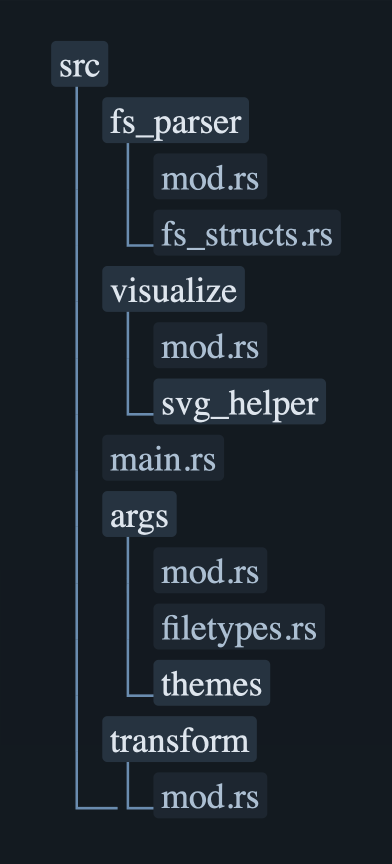
#> input picture scripts/glimmr.png, 783 x 1728 px (shown at 1/2 size); its folder holds only this picture in this run
$ python convert_screenshots.py
#> lines starting #> are read from the running program, lines starting #| are printed output that depends on the picture
#!/usr/bin/env -S uv run
# /// script
# requires-python = ">=3.11"
# dependencies = ["pillow"]
# ///
"""
Convert PNGs in the same directory to 16:9 WebP at max 720p.
Pads to 16:9 with a black background, downscales if needed.
Outputs to ../public/screenshots/
"""

from pathlib import Path
from PIL import Image

TARGET_W, TARGET_H = 1280, 720
QUALITY = 85

script_dir = Path(__file__).parent
out_dir = script_dir.parent / "public" / "screenshots"
out_dir.mkdir(parents=True, exist_ok=True)

pngs = list(script_dir.glob("*.png"))
if not pngs:
    print("No PNG files found.")

for src in pngs:
    img = Image.open(src).convert("RGB")
#> img is the input picture: PIL image 783x1728 RGB; mean R, G, B 28.8, 37, 44.8
    w, h = img.size
#> w = 783; h = 1728

    # Determine canvas size that fits the image in 16:9
    if w / h >= TARGET_W / TARGET_H:
        # Image is wider — fit to width
        canvas_w = w
        canvas_h = round(w * TARGET_H / TARGET_W)
    else:
        # Image is taller — fit to height
        canvas_h = h
#> canvas_h = 1728
        canvas_w = round(h * TARGET_W / TARGET_H)
#> canvas_w = 3072

    # Pad to 16:9
    canvas = Image.new("RGB", (canvas_w, canvas_h), (0, 0, 0))
#> canvas: PIL image 3072x1728 RGB; every value is 0
    offset_x = (canvas_w - w) // 2
#> offset_x = 1144
    offset_y = (canvas_h - h) // 2
#> offset_y = 0
    canvas.paste(img, (offset_x, offset_y))
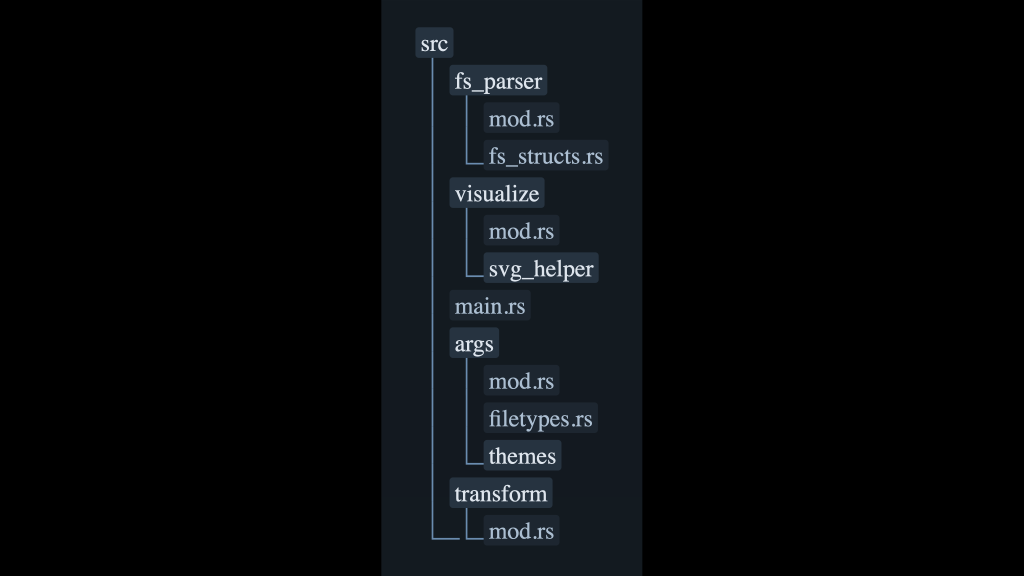
#> canvas: PIL image 3072x1728 RGB (shown at 1/3 size); mean R, G, B 7.3, 9.4, 11.4

    # Downscale to 720p if larger
    if canvas_w > TARGET_W or canvas_h > TARGET_H:
        canvas = canvas.resize((TARGET_W, TARGET_H), Image.LANCZOS)
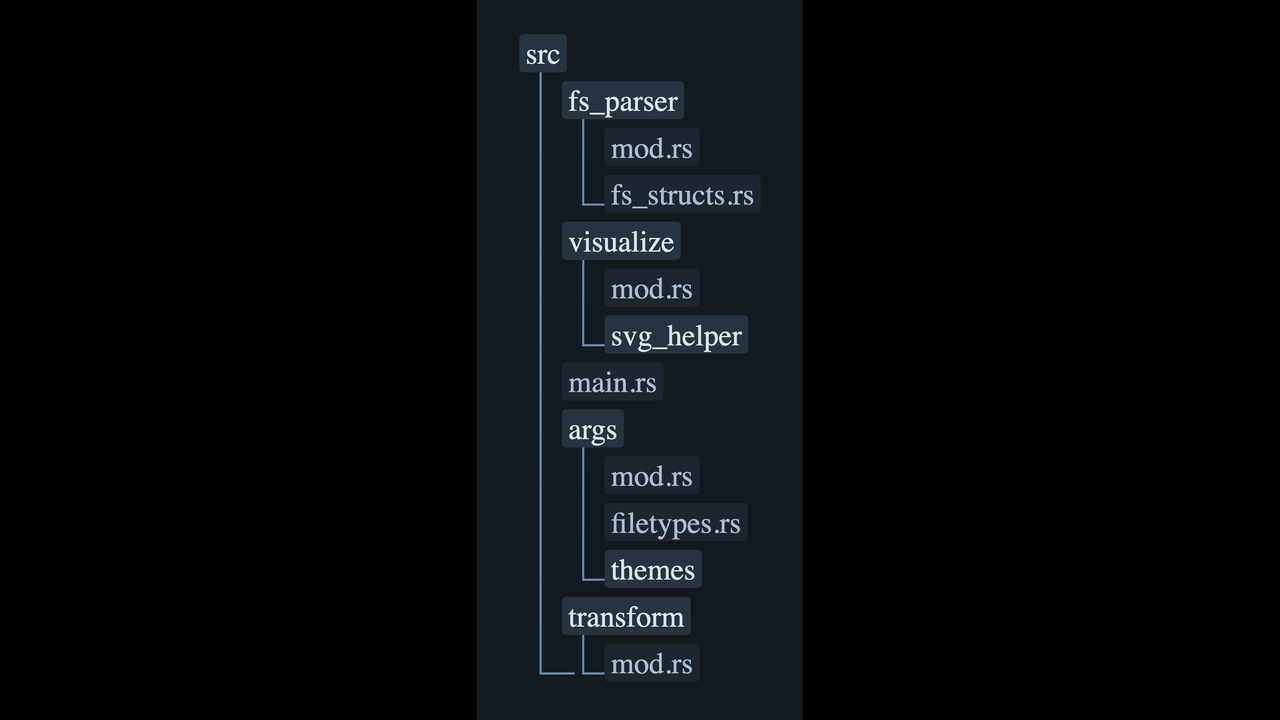
#> canvas: PIL image 1280x720 RGB; mean R, G, B 7.3, 9.4, 11.4

    dst = out_dir / src.with_suffix(".webp").name
    canvas.save(dst, "WEBP", quality=QUALITY)
    print(f"{src.name} -> {dst} ({canvas.size[0]}x{canvas.size[1]})")
#| glimmr.png -> public/screenshots/glimmr.webp (1280x720)

$ run again, on scripts/pixr.png
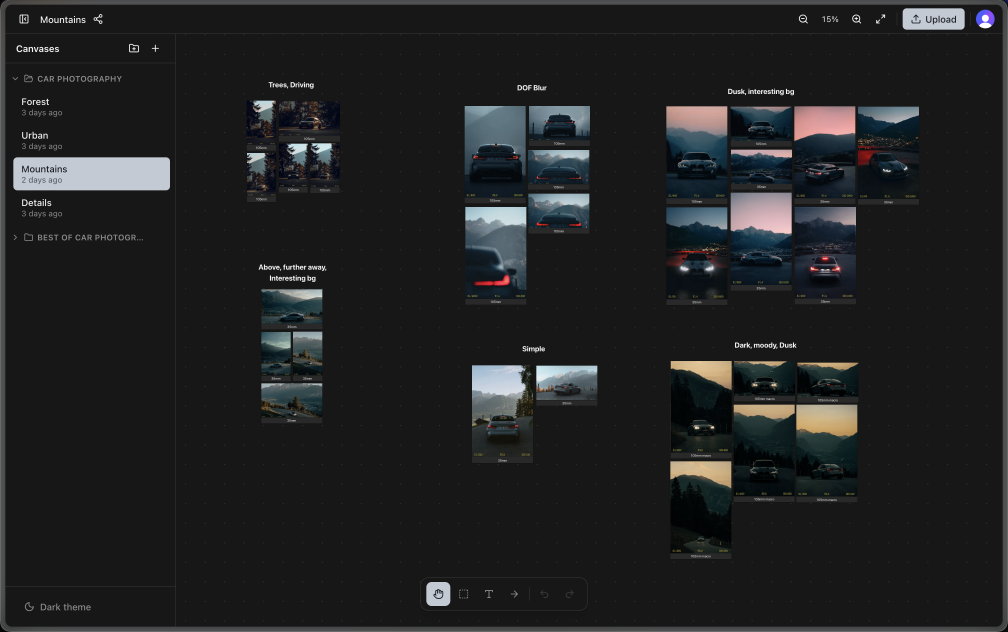
#> input picture scripts/pixr.png, 3024 x 1896 px (shown at 1/3 size)
#> `canvas.paste(img, (offset_x, offset_y))`:
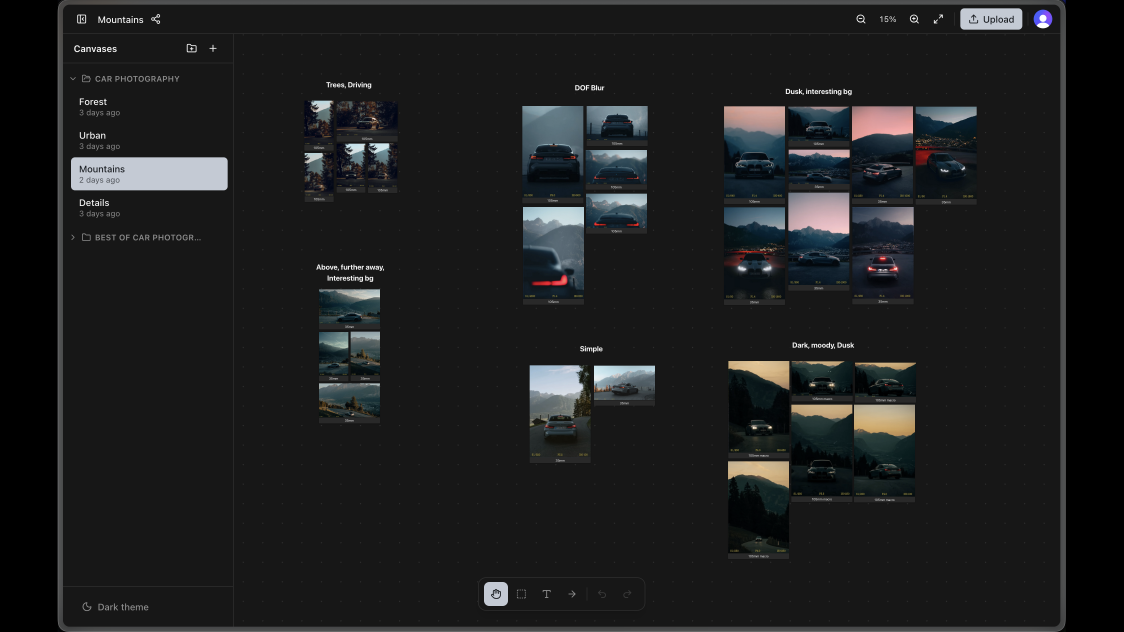
#> canvas: PIL image 3371x1896 RGB (shown at 1/3 size); mean R, G, B 30.1, 31, 31.6
#> `canvas = canvas.resize((TARGET_W, TARGET_H), Image.LANCZOS)`:
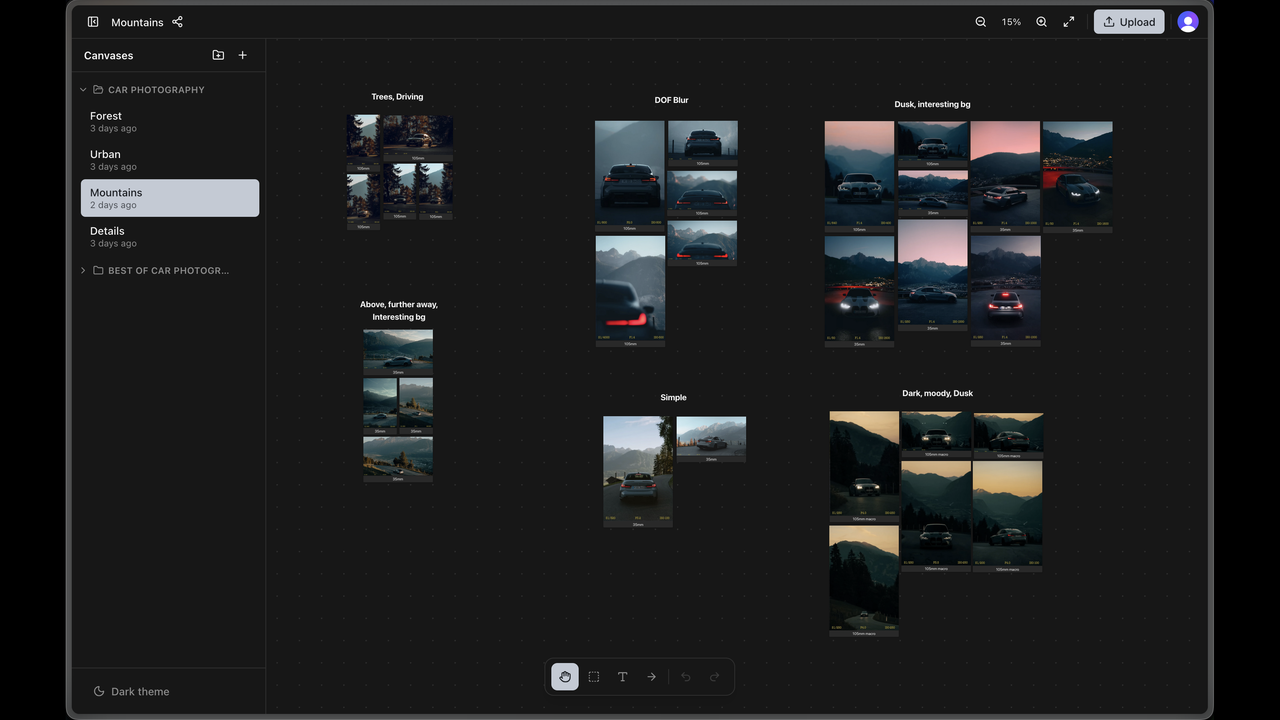
#> canvas: PIL image 1280x720 RGB; mean R, G, B 30.1, 31, 31.6
#| pixr.png -> public/screenshots/pixr.webp (1280x720)
